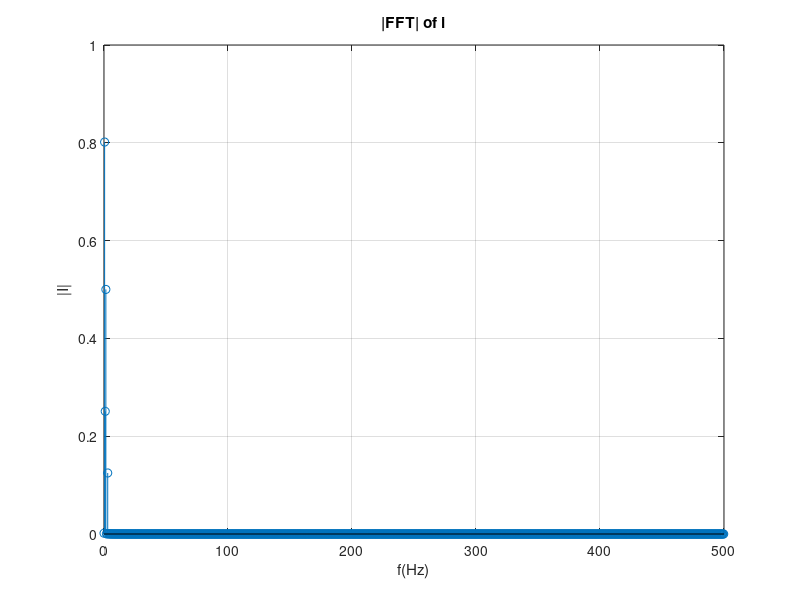
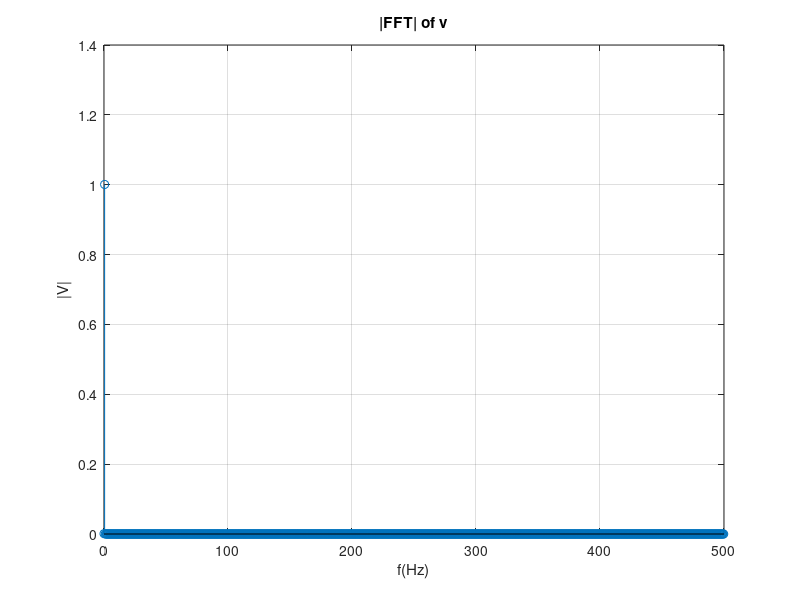
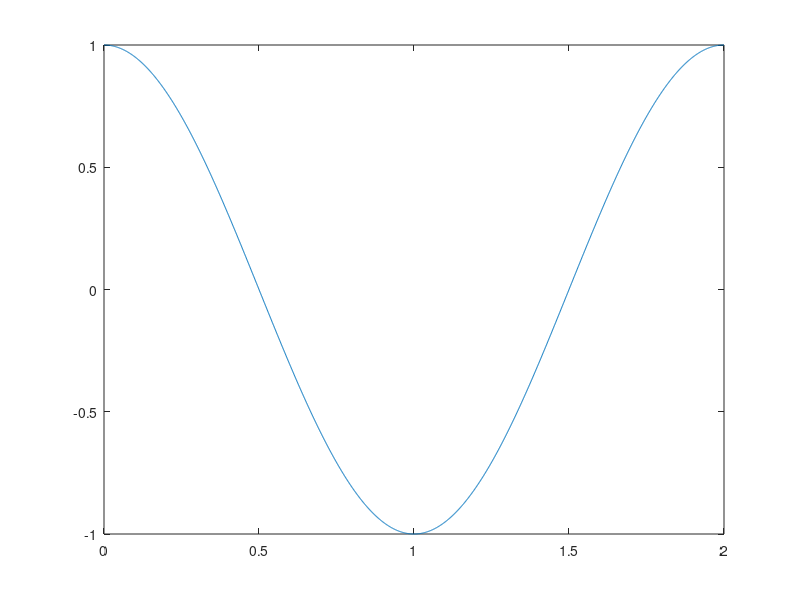
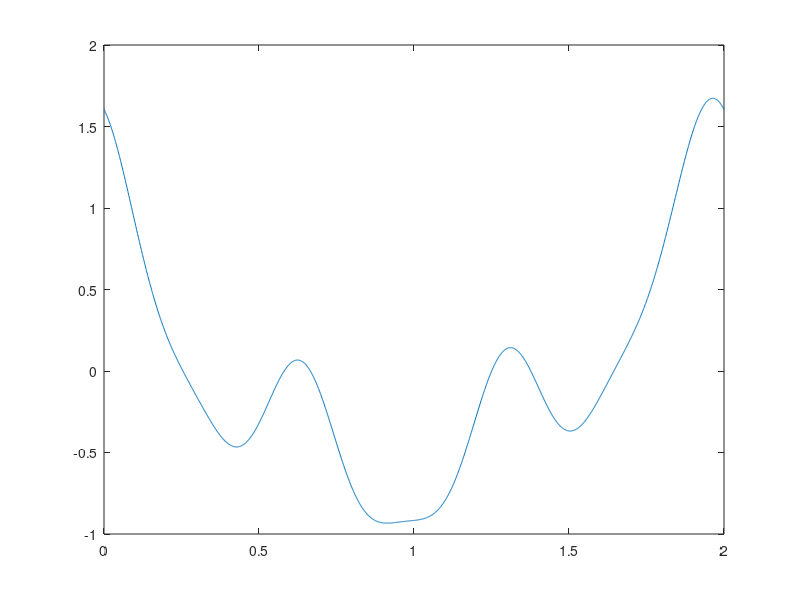

Source code (MATLAB) for these figures, in order:
% Test for Power Functions
clear;
clc;
w=pi;
t=[0:.001:2];
%v=1*cos(w*t) + .1*cos(10*w*t);%voltage

i=.8*cos(w*t + 10*pi/180) + 0.25*cos(2*w*t + 15*pi/180) + 0.5*cos(3*w*t + 19*pi/180) + .125*cos(6*w*t+35*pi/180);%current
v=1*cos(w*t);%voltage

f = w/(2*pi);
fs = 1/0.001;

vfft = fft(v);
ifft = fft(i);
n = length(i);

vabs = abs(vfft);
iabs = abs(ifft);

vabs_modified = vabs/1000;
iabs_modified = iabs/1000;

% fvector=[0:0.5:fs/2];
fvector = (t .* (fs/n));
fvector((n/2)+1:end) = [];
fvector = fvector .* fs;
%fvector(fvector/2:end) = [];

phv = unwrap(angle(vfft));
phi = unwrap(angle(ifft));

iabs_modified(fs+2:end) = [];
vabs_modified(fs+2:end) = [];

%Graphing the fft of current and voltage
figure(1)
stem(fvector,iabs_modified);
xlabel('f(Hz)'); ylabel('|I|'); title('|FFT| of i'); grid;
figure(2)
stem(fvector,vabs_modified);
xlabel('f(Hz)'); ylabel('|V|'); title('|FFT| of v'); grid;
figure(3)
plot(t,v);
figure(4)
plot(t,i);

pkv = [];
locv = [];
phv = [];
vt = 0;
vrms = 0;
[temp, val] = find(vabs_modified >= 0.1);
locv = [locv ; val];
phv = [phv ; angle(vfft(locv))];
pkv = [pkv ; vabs_modified(locv)];
locv = (locv - 1) ./ 2;

pki = [];
loci = [];
phi = [];
it = 0;
irms = 0;
[temp, val] = find(iabs_modified >= 0.1);
loci = [loci ; val];
phi = [phi ; angle(ifft(loci))];
pki = [pki ; iabs_modified(loci)];
loci = (loci - 1) ./ 2;

Pavg = 0;
Preact = 0;
THDv = 0;
THDi = 0;
PF = 0;
RMSv = [];
RMSi = [];

% Voltage as a function of time
for k = 1:length(phv)
    temp = pkv(k)*sin(k*w*t+phv(k));
    vt = (vt + temp);
end

% Current as a function of time
for k = 1:length(phi)
    temp = pki(k)*sin(k*w*t+phi(k));
    it = (it + temp);
end

%Voltage rms
for k = 1:length(phv)
    temp = sqrt((pkv(k)^2)/2);
    vrms = vrms + temp;
    RMSv = [RMSv ; temp];
end

% Current rms
for k = 1:length(phi)
    temp = sqrt((pki(k)^2)/2);
    irms = irms + temp;
    RMSi = [RMSi ; temp];
end
counter = 1;

% Real Power
if(length(phv) >= length(phi))
    counter = 1;
    for k = 1:length(phi)
        while k ~= length(loci)
            if loci(counter) == locv(k)
                temp = RMSv(k)*RMSi(k)*(cos(phv(k)-phi(k)));
                Pavg = Pavg + temp;
            end
        end
    end
elseif(length(phv) < length(phi))
    while counter ~= length(loci)
        for k = 1:length(locv)
            if loci(counter) == locv(k)
               temp = RMSv(k)*RMSi(k)*(cos(phv(k)-phi(k)));
               Pavg = Pavg + temp;
            end
        end
        counter = counter + 1;
    end
end
icount = 1;
vcount = 1;
% Reactive power
if(length(phv) >= length(phi))
    for k = 1:length(phi)
       temp = RMSv(k)*RMSi(k)*(sin(phv(k)-phi(k)));
       Preact = Preact + temp;
    end
elseif(length(phv) < length(phi))
    while icount ~= length(loci) && vcount ~= length(locv)
       if icount == length(loci) && loci(icount) < locv(vcount)
           vcount = length(vcount);
       elseif vcount == length(locv) && loci(icount) > locv(vcount)
           icount = length(icount);
       end
        
       if loci(icount) > locv(vcount)
           vcount = vcount + 1;
       elseif loci(icount) < locv(vcount)
           icount = icount + 1;
       else
           temp = RMSv(vcount)*RMSi(icount)*(sin(phv(vcount)-phi(icount)));
           Preact = Preact + temp;
           icount = icount + 1;
           vcount = vcount + 1;
       end
    end
end

% % THD for Voltage
% for k = 2:length(phv)
%    temp = (sqrt(vrms(k)^2)/vrms(1));
%    THDv = THDv + temp;
% end
% THDv = THDv * 100;
% 
% % THD for Current
% for k = 2:length(phi)
%    temp = (sqrt(irms(k)^2)/irms(1));
%    THDi = THDi + temp;
% end
% THDi = THDi * 100;
% 
% RMSv = vrms(1)*(sqrt(1+(THDv/100)^2));
% RMSi = irms(1)*(sqrt(1+(THDi/100)^2));

%Power Factor
if(length(phv) >= length(phi))
    for k = 1:length(phi)
       temp = (Pavg/(RMSv*RMSi));
       PF = PF + temp;
    end
elseif(length(phv) < length(phi))
    for k = 1:length(phv)
       PF = (Pavg/(irms*vrms));
%      temp = (Pavg/(vrms(1)*irms(1)))*(1/((sqrt(1+(THDv/100)^2))*(sqrt(1+(THDi/100)^2))));
%        PF = PF + temp;
    end
end
